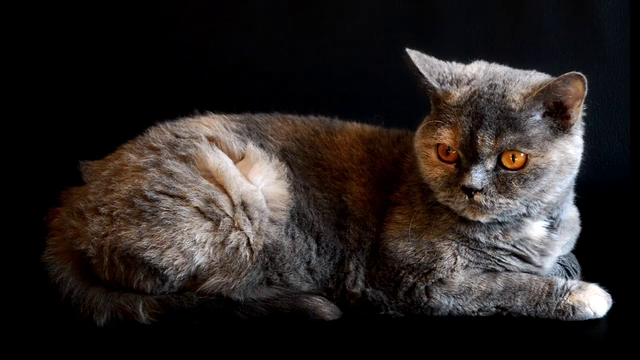
#> input picture frame 77 of opencv/study/PythonCode/images/video7.mp4, 640 x 360 px
$ python c3_opticalFlow.py
#> lines starting #> are read from the running program, lines starting #| are printed output that depends on the picture
### opencv/study/PythonCode/createFolder.py
import os

# 폴더 생성하기
def createFolder(dir):
    try:
        if not os.path.exists(dir):
            os.makedirs(dir)
    except OSError:
        print ('Error: createFolder')

### opencv/study/PythonCode/c3_opticalFlow.py
# 옵티클 플로우 예제 (c3_opticalFlow.py)

# 관련 라이브러리 선언
import cv2
import numpy as np
from createFolder import createFolder

save_dir = "./code_res_imgs/c3_opticalFlow"
createFolder(save_dir)

# feature point 기반 optical flow 방법
# 비디오 읽기
cap = cv2.VideoCapture("./images/video7.mp4")

# ShiTomasi 코너 검출기 변수 설정
numMaxCorners = 20
feature_params = dict( maxCorners = numMaxCorners,
                       qualityLevel = 0.3,
                       minDistance = 7,
                       blockSize = 7 )
# 루카스-카나데 기반 옵티클 플로우 변수 설정
lk_params = dict( winSize  = (15,15),
                  maxLevel = 2,
                  criteria = (cv2.TERM_CRITERIA_EPS | cv2.TERM_CRITERIA_COUNT, 10, 0.03))

# 초기 프레임에서 특징점 검출
ret, prevFrame = cap.read()
#> prevFrame is the input picture: shape (360, 640, 3); mean B, G, R 34.8, 36.6, 42.2
prevFrame = cv2.resize(prevFrame, (320, 240))
#> prevFrame: shape (240, 320, 3)
prevGray = cv2.cvtColor(prevFrame, cv2.COLOR_BGR2GRAY)
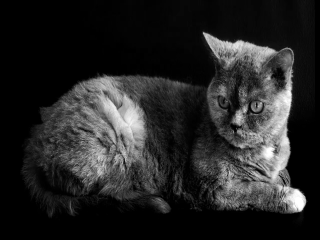
#> prevGray: shape (240, 320); min 0, max 255, mean 38.1
p0 = cv2.goodFeaturesToTrack(prevGray, mask = None, **feature_params)
#> p0 = 20 rows, first 8: [300, 209], [205, 34], [284, 186], [237, 128], [256, 108], [274, 147], [261, 101], [250, 112]

# 옵티클 플로우를 표현하기 위한 색 및 이미지 생성
flowColor = np.random.randint(0,255,(numMaxCorners,3))
mask = np.zeros_like(prevFrame)

indexImg = 1
while(1):
    ret, curFrame = cap.read()
    if ret != True:
        break

    curFrame = cv2.resize(curFrame, (320, 240))
#> curFrame: shape (240, 320, 3)
    curGgray = cv2.cvtColor(curFrame, cv2.COLOR_BGR2GRAY)

    # 옵티클 플로우 계산
    p1, st, err = cv2.calcOpticalFlowPyrLK(prevGray, curGgray, p0, None, **lk_params)
#> p1 = 20 rows, first 8: [300, 209], [204.5, 33.99], [284, 186], [237, 128], [256, 108], [274, 147], [261, 101], [250, 112]; st = 20 values from 1 to 1; err = 20 values, max 3.36 at index 1, min 0.0121 at index 0, mean 1.2

    # good points 선택
    good_new = p1[st==1]
#> good_new has the same summary as p1
    good_old = p0[st==1]
#> good_old has the same summary as p0

    # 특징점 및 기준 프레임 업데이트
    prevGray = curGgray.copy()
    p0 = good_new.reshape(-1, 1, 2)
#> p0 has the same summary as p1

    # 특징점 추적 결과 표시
    for i, (new,old) in enumerate(zip(good_new, good_old)):
        a,b = new.ravel()
        c,d = old.ravel()
        mask = cv2.line(mask, (a,b),(c,d), flowColor[i].tolist(), 2)
        curFrame = cv2.circle(curFrame,(a,b),5,flowColor[i].tolist(),-1)
#> this loop made 20 passes
#> (a, b, c, d) on passes 1 to 12: (300, 209, 300, 209), (204.5, 33.99, 205, 34), (284, 186, 284, 186), (237, 128, 237, 128), (256, 108, 256, 108), (274, 147, 274, 147), (261, 101, 261, 101), (250, 112, 250, 112), (263, 142, 263, 142), (118, 153, 118, 153), (242, 112, 242, 112), (292, 186, 292, 186)
#> pass 1, `curFrame = cv2.circle(curFrame,(a,b),5,flowColor[i].tolist(),-1)`:
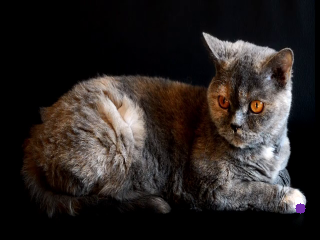
#> curFrame: shape (240, 320, 3); mean B, G, R 34.5, 36.4, 42.1
#> after the loop:
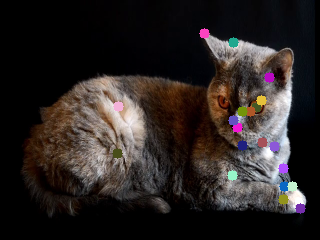
#> curFrame: shape (240, 320, 3); mean B, G, R 35.1, 36.5, 42.6
#> after the loop:
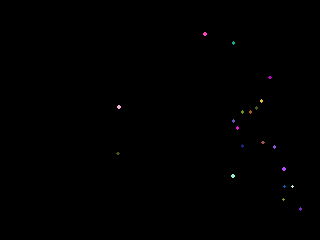
#> mask: shape (240, 320, 3); mean of channels 0, 1, 2 0.3, 0.2, 0.3; drawn as B, G, R
    res = cv2.add(curFrame,mask)
    cv2.imshow('frame', res)
    cv2.imwrite(save_dir + "/res_lk_" + str(indexImg) + ".jpg", res)
    indexImg += 1

    k = cv2.waitKey(30) & 0xff
#> (key Esc is pressed here)
    if k == 27:
        break

# dense optical flow 방법
cap = cv2.VideoCapture("./images/video7.mp4")
ret, prevFrame = cap.read()
prevFrame = cv2.resize(prevFrame, (320, 240))
prvs = cv2.cvtColor(prevFrame,cv2.COLOR_BGR2GRAY)

# 옵티클 플로우를 표현하기 위한 이미지 생성
maskHSV = np.zeros_like(prevFrame)
maskHSV[...,1] = 255

# Farneback 기반 옵티클 플로우 변수 설정
fb_params = dict( pyr_scale  = 0.5,
                  levels = 3,
                  winsize = 15,
                  iterations = 3,
                  poly_n = 5,
                  poly_sigma = 1.2,
                  flags = 0)
indexImg = 1
while(1):
    ret, curFrame = cap.read()
    if ret != True:
        break

    curFrame = cv2.resize(curFrame, (320, 240))
    next = cv2.cvtColor(curFrame,cv2.COLOR_BGR2GRAY)

    # 옵티클 플로우 계산
    flow = cv2.calcOpticalFlowFarneback(prvs, next, None, **fb_params)

    # 기준 프레임 업데이트
    prvs = next

    # 옵티컬 플로우 결과 표시
    mag, ang = cv2.cartToPolar(flow[...,0], flow[...,1])
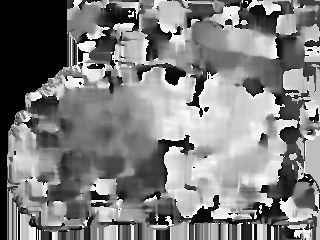
#> ang: shape (240, 320) float32; min 0, max 6.28, mean 3.12; drawn with min black and max white
    maskHSV[...,0] = ang*180/np.pi/2
    maskHSV[...,2] = cv2.normalize(mag,None,0,255,cv2.NORM_MINMAX)
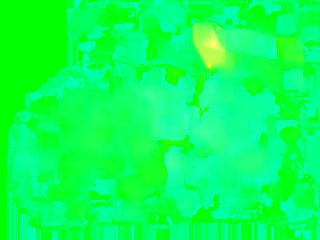
#> maskHSV: shape (240, 320, 3); mean of channels 0, 1, 2 88.9, 255, 9.2; drawn as B, G, R
    res = cv2.cvtColor(maskHSV,cv2.COLOR_HSV2BGR)
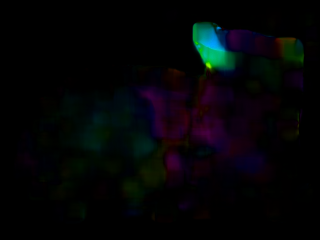
#> res: shape (240, 320, 3); mean B, G, R 6.2, 4.6, 3.6

    cv2.imshow('frame2',res)
    cv2.imwrite(save_dir + "/res_dense_" + str(indexImg) + ".jpg", res)
    indexImg += 1

    # ESC 버튼 입력시 종료
    k = cv2.waitKey(30) & 0xff
#> (key Esc is pressed here)
    if k == 27:
        break

cap.release()
cv2.destroyAllWindows()

$ run again, starting later in the video
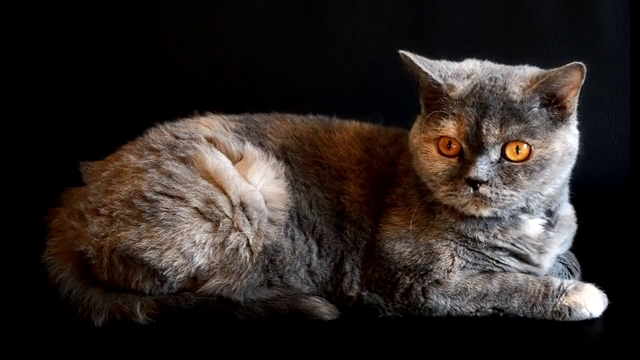
#> input picture frame 346 of opencv/study/PythonCode/images/video7.mp4, 640 x 360 px
#> prevFrame is the input picture: shape (360, 640, 3); mean B, G, R 36.2, 39.1, 46.3
#> prevFrame: shape (240, 320, 3)
#> `p0 = cv2.goodFeaturesToTrack(prevGray, mask = None, **feature_params)`: p0 = 20 rows, first 8: [239, 123], [257, 103], [298, 209], [251, 107], [259, 96], [273, 146], [287, 185], [236, 115]
#> p1 = 20 rows, first 8: [239.1, 123], [257, 103], [298, 209], [251, 107], [259, 96], [273, 146], [287, 185], [236, 115]; st = 20 values from 1 to 1; err = 20 values, max 3.33 at index 9, min 0.00708 at index 11, mean 1.12
#> good_new has the same summary as p1
#> good_old has the same summary as p0
#> `p0 = good_new.reshape(-1, 1, 2)`: p0 has the same summary as p1
#> the loop `for i, (new,old) in enumerate(zip(good_new, good_old)):` made 20 passes
#> (a, b, c, d) on passes 1 to 8: (239.1, 123, 239, 123), (257, 103, 257, 103), (298, 209, 298, 209), (251, 107, 251, 107), (259, 96, 259, 96), (273, 146, 273, 146), (287, 185, 287, 185), (236, 115, 236, 115)
#> after the loop `for i, (new,old) in enumerate(zip(good_new, good_old)):`:
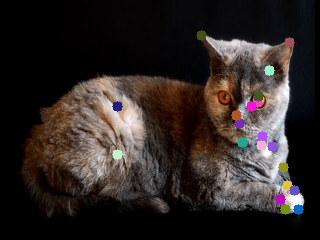
#> curFrame: shape (240, 320, 3); mean B, G, R 36.9, 39, 46.7
#> `res = cv2.cvtColor(maskHSV,cv2.COLOR_HSV2BGR)`:
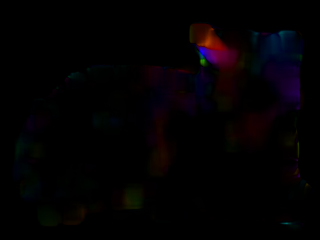
#> res: shape (240, 320, 3); mean B, G, R 2.7, 1.1, 3

$ run again, starting later in the video
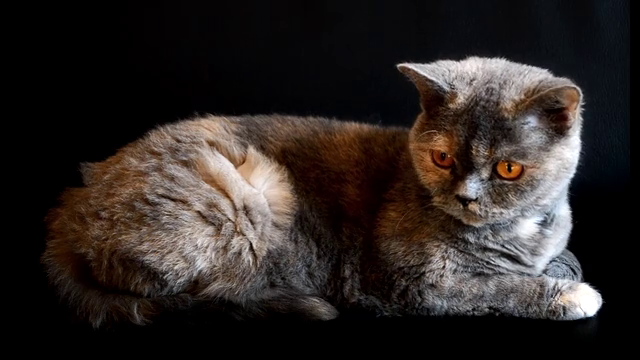
#> input picture frame 616 of opencv/study/PythonCode/images/video7.mp4, 640 x 360 px
#> prevFrame is the input picture: shape (360, 640, 3); mean B, G, R 36.3, 38.6, 45.3
#> prevFrame: shape (240, 320, 3)
#> `p0 = cv2.goodFeaturesToTrack(prevGray, mask = None, **feature_params)`: p0 = 20 rows, first 8: [296, 208], [289, 186], [234, 135], [254, 115], [200, 44], [277, 188], [265, 80], [282, 210]
#> p1 = 20 rows, first 8: [296, 208], [289, 186], [234.3, 135.1], [254.2, 114.9], [200.1, 44.3], [277, 188], [264.9, 79.78], [282, 210]; st = 20 values from 1 to 1; err = 20 values, max 5.63 at index 18, min 0.000556 at index 16, mean 2.16
#> good_new has the same summary as p1
#> good_old has the same summary as p0
#> `p0 = good_new.reshape(-1, 1, 2)`: p0 has the same summary as p1
#> the loop `for i, (new,old) in enumerate(zip(good_new, good_old)):` made 20 passes
#> (a, b, c, d) on passes 1 to 8: (296, 208, 296, 208), (289, 186, 289, 186), (234.3, 135.1, 234, 135), (254.2, 114.9, 254, 115), (200.1, 44.3, 200, 44), (277, 188, 277, 188), (264.9, 79.78, 265, 80), (282, 210, 282, 210)
#> after the loop `for i, (new,old) in enumerate(zip(good_new, good_old)):`:
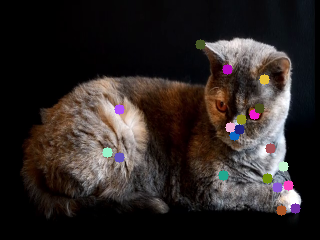
#> curFrame: shape (240, 320, 3); mean B, G, R 36.9, 38.5, 45.7
#> `res = cv2.cvtColor(maskHSV,cv2.COLOR_HSV2BGR)`:
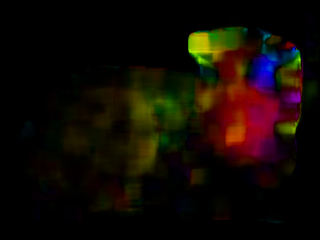
#> res: shape (240, 320, 3); mean B, G, R 3.9, 9.8, 17.4
